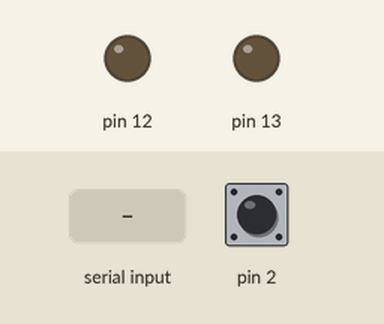
Simulated run of this sketch. Board: Arduino Uno, built with avr-gcc and run on an emulated ATmega328P. On the bench: output pins drawn as LEDs (lit = HIGH). The inputs (shaded band) are chosen by the test bench; at power-on: pin 2 HIGH.

Above: at 1.2 s.
1.3 s: "1\n" received over Serial
Timing chart, 0 to 4.3 s (numbered marks = the images above; inputs shaded):
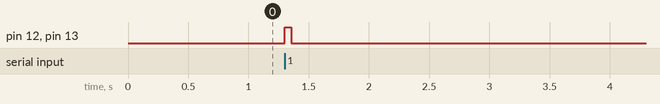

The sketch:

coilv2test.ino
```cpp
#include <stdarg.h>

void p(char *fmt, ... ){
        char buf[128]; // resulting string limited to 128 chars
        va_list args;
        va_start (args, fmt );
        vsnprintf(buf, 128, fmt, args);
        va_end (args);
        Serial.print(buf);
}


volatile unsigned long autoOffCnt = 0;

void triggerOn()
{
  digitalWrite(13,HIGH);
  digitalWrite(12,HIGH);
}
void triggerOff()
{
  digitalWrite(13,LOW);
  digitalWrite(12,LOW);
}

void setup()
{
  pinMode(13,OUTPUT);
  pinMode(12,OUTPUT);
  triggerOff();
  attachInterrupt(0, poff, FALLING);

  Serial.begin(9600);
}

void loop()
{

  if(autoOffCnt > 0)
  {
    if(--autoOffCnt == 0)
    {
      triggerOff();
    }
  }
  else
  {
    if(Serial.available() > 0 && Serial.read() == '\n')
    {
      triggerOn();
      autoOffCnt = 50;
    }
  }
  delay(1);
}

void poff()
{
  triggerOff();
}
```

Measured:
- after the input at 1.3 s, pin 12, pin 13: LOW → HIGH at once, → LOW 0.05 s later
